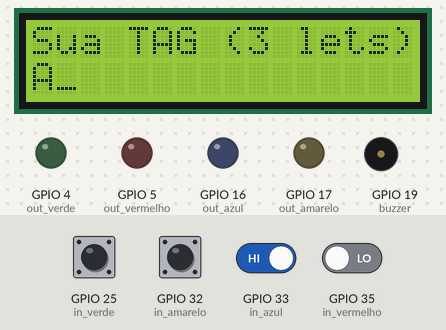
A sketch run on a simulated ESP32. On the bench: 16×2 character LCD, output pins drawn as LEDs (lit = HIGH), buzzer (waves = sounding). The test bench sets the inputs (shaded band); at power-on: GPIO 25 (in_verde), GPIO 33 (in_azul) HIGH, GPIO 32 (in_amarelo), GPIO 35 (in_vermelho) LOW. WiFi joins after 1.5 s; servers stay silent unless stated; random numbers use the default seed unless the sketch sets one; EEPROM starts erased; no MQTT or app messages arrive unless stated; what the sketch prints to the serial monitor is not drawn.

Above: at 4.3 s.
4.4 s: GPIO 25 (in_verde) pulled LOW for 0.15 s
At 4.9 s:
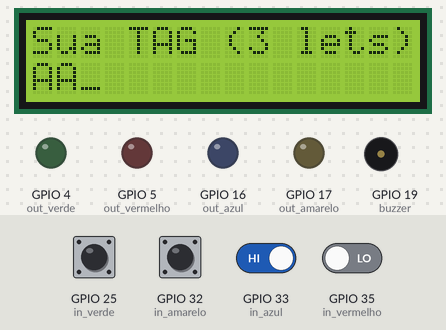
6.0 s: GPIO 32 (in_amarelo) pulled HIGH for 0.15 s
At 6.9 s:
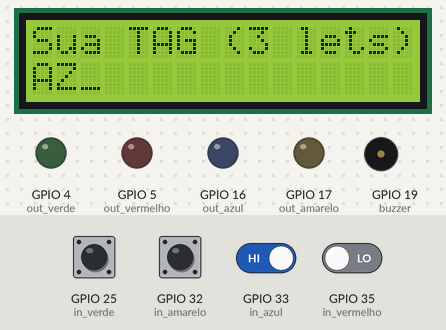
7.8 s: GPIO 25 (in_verde) pulled LOW for 1 s
At 8.8 s:
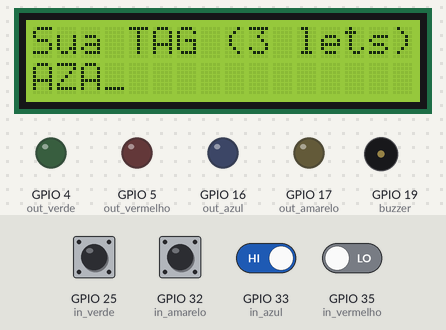
10.3 s: GPIO 25 (in_verde) pulled LOW for 0.15 s
At 10.41 s:
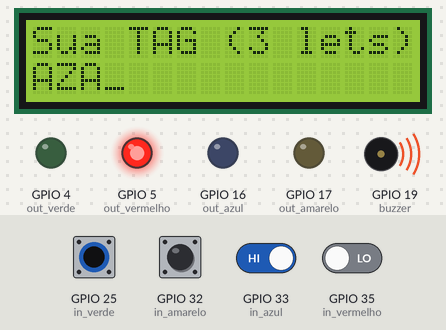
11.0 s: GPIO 25 (in_verde) driven LOW and GPIO 33 (in_azul) driven LOW
14.0 s: GPIO 25 (in_verde) pulsed HIGH 5 times (0.12 s each, 0.3 s apart)
At 17.7 s:
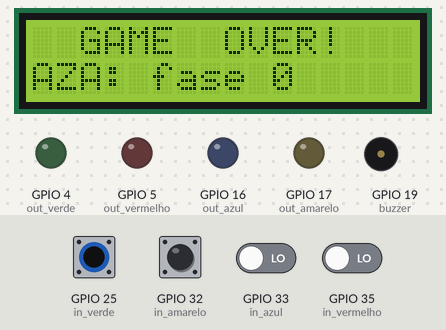
Timing chart, 0 to 35.8 s (numbered marks = the images above; inputs shaded):
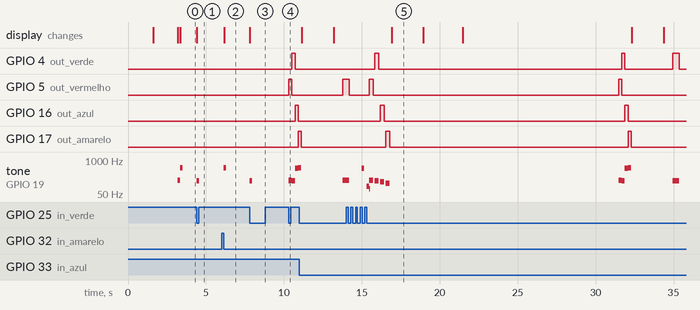

The sketch:

wifi-scan.ino
```cpp
#include <LiquidCrystal_I2C.h>
#include <Preferences.h>
#include <WiFi.h>
#include <PubSubClient.h>

// ── CONFIGURAÇÕES WI-FI E MQTT ─────────────────────────────

const char* WIFI_SSID     = "Wokwi-GUEST";
const char* WIFI_PASSWORD = "";

const char* MQTT_BROKER    = "broker.emqx.io";
const int   MQTT_PORT      = 1883;               // porta TCP padrão, sem SSL
const char* MQTT_TOPIC     = "disruptive/genius/rank";
const char* MQTT_CLIENT_ID = "simon-esp32-genius";

// ── Objetos Wi-Fi e MQTT ───────────────────────────────────
WiFiClient   wifiClient;
PubSubClient mqttClient(wifiClient);

// ── LCD e NVS ──────────────────────────────────────────────
LiquidCrystal_I2C lcd(0x27, 16, 2);
Preferences prefs;

// ── Pinos ──────────────────────────────────────────────────
const int in_vermelho  = 35;
const int in_verde     = 25;
const int in_azul      = 33;
const int in_amarelo   = 32;

const int out_vermelho = 5;
const int out_verde    = 4;
const int out_azul     = 16;
const int out_amarelo  = 17;

const int buzzer = 19;

// ── Dados do jogador / recorde ─────────────────────────────
char nomeJogador[4] = "";    // TAG de 3 chars + '\0'
int  nomeIdx        = 0;
char letraAtual     = 'A';

char nomeRecorde[4] = "---"; // TAG do recordista salva em NVS
int  recorde        = 0;     // pontuação salva em NVS

// ── Jogo ───────────────────────────────────────────────────
// FASE 2: array expandido para suportar 100 rodadas
#define MAX_NIVEL 100
int cores[MAX_NIVEL];
int nivel     = 0;
int atual     = 0;
int gameState = 0;  // 0 = mostra sequência | 1 = aguarda input

// ── Temporização adaptativa (Fase 2) ───────────────────────
// Reduzem 10% a cada nível vencido, com mínimo de 80ms
int tempoLed       = 400;  // duração do LED aceso em ms
int tempoIntervalo = 300;  // pausa entre cores da sequência em ms

// ── Máquina de estados ─────────────────────────────────────
typedef enum { INPUT_NOME, STARTUP, GAME, GAME_OVER } estados;
estados estadoAtual;


// ══════════════════════════════════════════════════════════
//  FASE 3 — WI-FI
// ══════════════════════════════════════════════════════════

void conectarWiFi() {
  Serial.printf("Conectando ao Wi-Fi: %s\n", WIFI_SSID);

  lcd.clear();
  lcd.setCursor(0, 0);
  lcd.print("Conectando WiFi");
  lcd.setCursor(0, 1);
  lcd.print(WIFI_SSID);

  WiFi.begin(WIFI_SSID, WIFI_PASSWORD);

  int tentativas = 0;
  while (WiFi.status() != WL_CONNECTED && tentativas < 20) {
    delay(500);
    Serial.print(".");
    tentativas++;
  }

  if (WiFi.status() == WL_CONNECTED) {
    Serial.printf("\nWi-Fi conectado! IP: %s\n", WiFi.localIP().toString().c_str());
    lcd.clear();
    lcd.setCursor(0, 0);
    lcd.print("WiFi OK!");
    lcd.setCursor(0, 1);
    lcd.print(WiFi.localIP().toString());
    delay(1500);
  } else {
    // Sem Wi-Fi: o jogo continua funcionando offline
    Serial.println("\nFalha no Wi-Fi. Rodando offline.");
    lcd.clear();
    lcd.setCursor(0, 0);
    lcd.print("WiFi falhou!");
    lcd.setCursor(0, 1);
    lcd.print("Modo offline");
    delay(1500);
  }
}


// ══════════════════════════════════════════════════════════
//  FASE 3 — MQTT
// ══════════════════════════════════════════════════════════

void conectarMQTT() {
  // Só tenta se o Wi-Fi estiver conectado
  if (WiFi.status() != WL_CONNECTED) return;

  mqttClient.setServer(MQTT_BROKER, MQTT_PORT);

  Serial.printf("Conectando ao broker MQTT: %s\n", MQTT_BROKER);

  int tentativas = 0;
  while (!mqttClient.connected() && tentativas < 5) {
    if (mqttClient.connect(MQTT_CLIENT_ID)) {
      Serial.println("MQTT conectado!");
    } else {
      Serial.printf("Falha MQTT, rc=%d. Tentando novamente...\n",
                    mqttClient.state());
      delay(1000);
      tentativas++;
    }
  }
}

// Publica o resultado ao fim de cada partida
// Formato: {"tag":"ABC","score":15}
void publicarResultado(const char* tag, int score) {
  // Reconecta se necessário antes de publicar
  if (WiFi.status() != WL_CONNECTED) {
    Serial.println("Sem Wi-Fi — resultado não publicado.");
    return;
  }
  if (!mqttClient.connected()) {
    conectarMQTT();
  }

  // Monta o JSON manualmente (sem biblioteca extra)
  char payload[64];
  snprintf(payload, sizeof(payload),
           "{\"tag\":\"%s\",\"score\":%d}", tag, score);

  bool ok = mqttClient.publish(MQTT_TOPIC, payload);
  if (ok) {
    Serial.printf("MQTT publicado em '%s': %s\n", MQTT_TOPIC, payload);
  } else {
    Serial.println("Falha ao publicar no MQTT.");
  }
}


// ══════════════════════════════════════════════════════════
//  UTILITÁRIOS DE SOM
// ══════════════════════════════════════════════════════════

void tocarSomBotao(int cor) {
  int freqs[] = {0, 170, 164, 485, 500};
  if (cor >= 1 && cor <= 4) tone(buzzer, freqs[cor], 150);
}

void tocarSomErro() {
  tone(buzzer, 100, 300); delay(150);
  tone(buzzer,  80, 300);
}

void tocarSomAcerto() {
  tone(buzzer, 600, 100); delay(100);
  tone(buzzer, 800, 100);
}

void tocarJingleNovoRecorde() {
  tone(buzzer,  523, 100); delay(120);
  tone(buzzer,  659, 100); delay(120);
  tone(buzzer,  784, 100); delay(120);
  tone(buzzer, 1047, 300); delay(350);
  noTone(buzzer);
}


// ══════════════════════════════════════════════════════════
//  LEITURA DE BOTÕES (com debounce)
// ══════════════════════════════════════════════════════════

int leInput() {
  static int lastV = HIGH, lastG = HIGH, lastB = HIGH, lastA = HIGH;
  static unsigned long lastDebounceTime = 0;
  const unsigned long debounceDelay = 50;

  int v = digitalRead(in_vermelho);
  int g = digitalRead(in_verde);
  int b = digitalRead(in_azul);
  int a = digitalRead(in_amarelo);

  if ((millis() - lastDebounceTime) > debounceDelay) {
    if (lastV == HIGH && v == LOW) { lastDebounceTime = millis(); lastV = v; tocarSomBotao(1); return 1; }
    if (lastG == HIGH && g == LOW) { lastDebounceTime = millis(); lastG = g; tocarSomBotao(2); return 2; }
    if (lastB == HIGH && b == LOW) { lastDebounceTime = millis(); lastB = b; tocarSomBotao(3); return 3; }
    if (lastA == HIGH && a == LOW) { lastDebounceTime = millis(); lastA = a; tocarSomBotao(4); return 4; }
  }

  lastV = v; lastG = g; lastB = b; lastA = a;
  return 0;
}


// ══════════════════════════════════════════════════════════
//  NVS — RECORDE
// ══════════════════════════════════════════════════════════

void carregarRecorde() {
  prefs.begin("simon", true);
  recorde = prefs.getInt("recorde", 0);
  String nome = prefs.getString("nomeRec", "---");
  nome.toCharArray(nomeRecorde, sizeof(nomeRecorde));
  prefs.end();
  Serial.printf("Recorde carregado: %d (%s)\n", recorde, nomeRecorde);
}

void salvarRecorde(int pontos, const char* nome) {
  prefs.begin("simon", false);
  prefs.putInt("recorde", pontos);
  prefs.putString("nomeRec", nome);
  prefs.end();
  Serial.printf("Recorde salvo: %d (%s)\n", pontos, nome);
}


// ══════════════════════════════════════════════════════════
//  FASE 1 — INPUT DA TAG DO JOGADOR
//  Vermelho = próxima letra | Amarelo = letra anterior
//  Azul     = backspace     | Verde   = confirma letra
// ══════════════════════════════════════════════════════════

void runInputNome() {
  lcd.clear();
  lcd.setCursor(0, 0);
  lcd.print("Sua TAG (3 lets)");
  lcd.setCursor(0, 1);
  lcd.print(nomeJogador);
  lcd.print(letraAtual);
  lcd.print("_");

  unsigned long startTime = millis();

  while (millis() - startTime < 10000) {
    int cor = leInput();

    if (cor == 1) {                       // Vermelho → próxima letra
      letraAtual++;
      if (letraAtual > 'Z') letraAtual = 'A';
      lcd.setCursor(0, 1);
      lcd.print(nomeJogador); lcd.print(letraAtual); lcd.print("_  ");
      delay(150);
    }
    else if (cor == 4) {                  // Amarelo → letra anterior
      letraAtual--;
      if (letraAtual < 'A') letraAtual = 'Z';
      lcd.setCursor(0, 1);
      lcd.print(nomeJogador); lcd.print(letraAtual); lcd.print("_  ");
      delay(150);
    }
    else if (cor == 3) {                  // Azul → backspace
      if (nomeIdx > 0) {
        nomeIdx--;
        nomeJogador[nomeIdx] = '\0';
        letraAtual = 'A';
        lcd.setCursor(0, 1);
        lcd.print("                ");
        lcd.setCursor(0, 1);
        lcd.print(nomeJogador); lcd.print(letraAtual); lcd.print("_");
        delay(150);
      }
    }
    else if (cor == 2) {                  // Verde → confirma letra
      if (nomeIdx < 3) {
        nomeJogador[nomeIdx] = letraAtual;
        nomeIdx++;
        nomeJogador[nomeIdx] = '\0';
        letraAtual = 'A';

        if (nomeIdx >= 3) { estadoAtual = STARTUP; return; }

        lcd.setCursor(0, 1);
        lcd.print(nomeJogador); lcd.print(letraAtual); lcd.print("_");
        delay(150);
        startTime = millis();
      }
    }
    delay(10);
  }

  if (nomeIdx == 0) strcpy(nomeJogador, "AAA");
  estadoAtual = STARTUP;
}


// ══════════════════════════════════════════════════════════
//  STARTUP — animação de boas-vindas
// ══════════════════════════════════════════════════════════

void runStartup() {
  Serial.println("ESTADO: STARTUP");

  int leds[]  = {out_vermelho, out_verde, out_azul, out_amarelo};
  int freqs[] = {170, 164, 485, 500};
  for (int i = 0; i < 4; i++) {
    digitalWrite(leds[i], HIGH);
    tone(buzzer, freqs[i], 250);
    delay(200);
    digitalWrite(leds[i], LOW);
  }
  noTone(buzzer);

  lcd.clear();
  lcd.setCursor(0, 0);
  lcd.print("  Simon Says!  ");
  lcd.setCursor(0, 1);

  if (recorde > 0) {
    char buf[17];
    snprintf(buf, sizeof(buf), "Rec:%s %d", nomeRecorde, recorde);
    lcd.print(buf);
  } else {
    lcd.print("  Boa sorte!   ");
  }

  delay(2000);
  estadoAtual = GAME;
}


// ══════════════════════════════════════════════════════════
//  GAME — atualiza LCD com fase e recorde
// ══════════════════════════════════════════════════════════

void atualizarLcdJogo() {
  lcd.clear();

  char linha0[17];
  snprintf(linha0, sizeof(linha0), "%-4s      Fase%3d", nomeJogador, nivel + 1);
  lcd.setCursor(0, 0);
  lcd.print(linha0);

  char linha1[17];
  snprintf(linha1, sizeof(linha1), "Recorde: %-6d", recorde);
  lcd.setCursor(0, 1);
  lcd.print(linha1);
}


// ══════════════════════════════════════════════════════════
//  GAME — exibe uma cor da sequência
//  FASE 2: usa tempoLed adaptativo em vez de valor fixo
// ══════════════════════════════════════════════════════════

void mostraCor(int cor) {
  int outPins[] = {0, out_vermelho, out_verde, out_azul, out_amarelo};
  int freqs[]   = {0, 170, 164, 485, 500};
  const char* nomes[] = {"", "VERMELHO", "VERDE", "AZUL", "AMARELO"};

  if (cor < 1 || cor > 4) return;
  Serial.printf("-> %s (tempoLed=%dms)\n", nomes[cor], tempoLed);

  digitalWrite(outPins[cor], HIGH);
  tone(buzzer, freqs[cor], tempoLed);
  delay(tempoLed);
  digitalWrite(outPins[cor], LOW);
  noTone(buzzer);
}


// ══════════════════════════════════════════════════════════
//  GAME — loop principal
// ══════════════════════════════════════════════════════════

void runGame() {
  // Mantém a conexão MQTT viva durante o jogo
  mqttClient.loop();

  if (gameState == 0) {
    cores[nivel] = random(1, 5);
    Serial.printf("Nível %d | Nova cor: %d\n", nivel, cores[nivel]);

    atualizarLcdJogo();
    delay(600);

    for (int i = 0; i <= nivel; i++) {
      mostraCor(cores[i]);
      delay(tempoIntervalo);  // FASE 2: intervalo adaptativo
    }

    // ── Dificuldade adaptativa: reduz 10% a cada nível ──
    tempoLed       = max(80, (int)(tempoLed       * 0.90f));
    tempoIntervalo = max(80, (int)(tempoIntervalo * 0.90f));
    Serial.printf("Tempo atualizado: LED=%dms | Intervalo=%dms\n",
                  tempoLed, tempoIntervalo);

    gameState = 1;

    delay(500);
    while (leInput() != 0) delay(50);
  }
  else {
    if (atual <= nivel) {
      int cor = leInput();
      if (cor != 0) {
        if (cores[atual] == cor) {
          tocarSomAcerto();
          Serial.printf("Acertou! (%d/%d)\n", atual + 1, nivel + 1);
          atual++;
          delay(200);
          while (leInput() != 0) delay(50);
        } else {
          tocarSomErro();
          Serial.printf("Errou! Era %d, pressionou %d\n", cores[atual], cor);
          estadoAtual = GAME_OVER;
        }
      }
    } else {
      Serial.printf("Nível %d completo!\n", nivel);
      tocarSomAcerto();
      gameState = 0;
      nivel++;
      atual = 0;

      if (nivel >= MAX_NIVEL) {
        Serial.println("ZEROU O JOGO!");
        estadoAtual = GAME_OVER;
        return;
      }

      delay(500);
    }
  }
}


// ══════════════════════════════════════════════════════════
//  GAME_OVER
// ══════════════════════════════════════════════════════════

void runGameOver() {
  int pontuacao = nivel;

  Serial.printf("=== GAME OVER | Pontuação: %d | Recorde: %d ===\n",
                pontuacao, recorde);

  // ── FASE 3: publica resultado no broker MQTT ──
  // Formato: {"tag":"ABC","score":15}
  publicarResultado(nomeJogador, pontuacao);

  bool novoRecorde = (pontuacao > recorde);

  // ── Animação de LEDs decrescente ──
  int leds[]  = {out_vermelho, out_verde, out_azul, out_amarelo};
  int freqs[] = {170, 164, 146, 130};
  for (int i = 0; i < 4; i++) {
    digitalWrite(leds[i], HIGH);
    tone(buzzer, freqs[i], 250);
    delay(250);
    digitalWrite(leds[i], LOW);
    noTone(buzzer);
    delay(100);
  }

  // ── Tela de Game Over no LCD ──
  lcd.clear();
  lcd.setCursor(0, 0);
  lcd.print("  GAME  OVER!  ");
  lcd.setCursor(0, 1);
  char buf[17];
  snprintf(buf, sizeof(buf), "%s: fase %d", nomeJogador, pontuacao);
  lcd.print(buf);
  delay(2000);

  // ── Verifica e salva novo recorde ──
  if (novoRecorde) {
    recorde = pontuacao;
    strncpy(nomeRecorde, nomeJogador, sizeof(nomeRecorde));
    salvarRecorde(recorde, nomeRecorde);

    tocarJingleNovoRecorde();

    for (int j = 0; j < 3; j++) {
      for (int i = 0; i < 4; i++) digitalWrite(leds[i], HIGH);
      delay(200);
      for (int i = 0; i < 4; i++) digitalWrite(leds[i], LOW);
      delay(200);
    }

    lcd.clear();
    lcd.setCursor(0, 0);
    lcd.print(" NOVO RECORDE! ");
    lcd.setCursor(0, 1);
    snprintf(buf, sizeof(buf), "  %s: %d  ", nomeRecorde, recorde);
    lcd.print(buf);
    delay(3000);

  } else {
    lcd.clear();
    lcd.setCursor(0, 0);
    snprintf(buf, sizeof(buf), "Recorde: %d", recorde);
    lcd.print(buf);
    lcd.setCursor(0, 1);
    snprintf(buf, sizeof(buf), "por %s", nomeRecorde);
    lcd.print(buf);
    delay(2500);
  }

  // ── Reset completo do estado do jogo ──
  nivel          = 0;
  atual          = 0;
  gameState      = 0;
  tempoLed       = 400;
  tempoIntervalo = 300;
  memset(cores, 0, sizeof(cores));

  nomeIdx    = 0;
  letraAtual = 'A';
  memset(nomeJogador, 0, sizeof(nomeJogador));

  estadoAtual = INPUT_NOME;
}


// ══════════════════════════════════════════════════════════
//  SETUP & LOOP
// ══════════════════════════════════════════════════════════

void setup() {
  Serial.begin(115200);
  lcd.init();
  lcd.backlight();

  pinMode(in_vermelho, INPUT_PULLUP);
  pinMode(in_verde,    INPUT_PULLUP);
  pinMode(in_azul,     INPUT_PULLUP);
  pinMode(in_amarelo,  INPUT_PULLUP);

  pinMode(out_vermelho, OUTPUT);
  pinMode(out_verde,    OUTPUT);
  pinMode(out_azul,     OUTPUT);
  pinMode(out_amarelo,  OUTPUT);

  pinMode(buzzer, OUTPUT);

  randomSeed(analogRead(0));

  carregarRecorde();

  // FASE 3: conecta Wi-Fi e MQTT antes de iniciar o jogo
  conectarWiFi();
  conectarMQTT();

  estadoAtual = INPUT_NOME;
  Serial.println("Simon Says iniciado!");
}

void loop() {
  // Mantém a conexão MQTT viva entre as partidas
  if (WiFi.status() == WL_CONNECTED && !mqttClient.connected()) {
    conectarMQTT();
  }
  mqttClient.loop();

  switch (estadoAtual) {
    case INPUT_NOME: runInputNome(); break;
    case STARTUP:    runStartup();   break;
    case GAME:       runGame();      break;
    case GAME_OVER:  runGameOver();  break;
  }
  delay(10);
}
```

Measured:
- after the input at 4.4 s, tone on GPIO 19 (buzzer): silent → 164 Hz at once, → silent 0.15 s later; the display: changes at once (image 1)
- after the input at 6.0 s, tone on GPIO 19 (buzzer): silent → 500 Hz after 0.16 s, → silent 0.15 s later; the display: changes after 0.16 s (image 2)
- after the input at 7.8 s, tone on GPIO 19 (buzzer): silent → 164 Hz at once, → silent 0.15 s later; the display: changes at once (image 3)
- after the input at 10.3 s, GPIO 4 (out_verde): LOW → HIGH after 0.22 s, → LOW 0.20 s later; GPIO 5 (out_vermelho): LOW → HIGH at once, → LOW 0.20 s later
- after the input at 14.0 s, GPIO 4 (out_verde): goes HIGH 0.25 s, LOW 15.6 s, HIGH 0.20 s, LOW 3.1 s, HIGH 0.40 s, then LOW, starting after 1.8 s; GPIO 16 (out_azul): alternates HIGH for 0.23 s and LOW for 15.4 s, starting after 2.2 s
